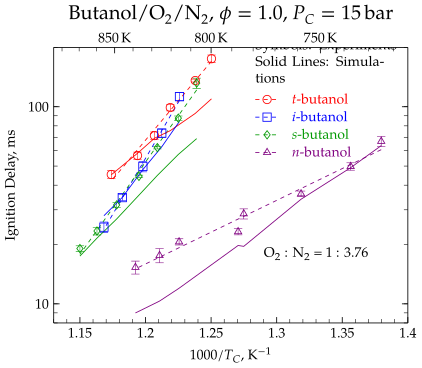

gnuplot code for this plot:
reset
set term postscript enhanced eps font "Times,18" color size 9cm,7cm dl 2.0
set output "buoh-15sim.eps"
set yrange[8:200]
set logscale y
set xrange [1.13:1.40]
set xlabel "1000/{/Times-Italic T_{/*0.75 C}}, 1/K"
set ylabel "Ignition Delay, ms" offset 2
set title "{/=24 Butanol/O_{2}/N_{2}, {/Times-Italic P_{/*0.75 C}}=15 bar, {/Symbol f}=1.0}" offset 0,-0.75
set key at 1.27,120 Left reverse width -11 height 0.25 spacing 1.1 tc variable font ",14" samplen 0.5
set mxtics
set mx2tics 5
set xtics scale 1.25,0.75 nomirror

inv2k(x) = 1000./x
set x2tics ("" inv2k(600)) scale 1.25,0.75
do for [temp=650:900:50] {
t = sprintf("%g K",temp)
set x2tics add (t inv2k(temp))
set x2tics add ("" inv2k(temp+10) 1)
set x2tics add ("" inv2k(temp+20) 1)
set x2tics add ("" inv2k(temp+30) 1)
set x2tics add ("" inv2k(temp+40) 1)
}

set ytics scale 1.25,0.75
set bmargin 3.5

set label at 1.3,18 "{/=16 O_{2} : N_{2} = 1 : 3.76}"
set label at 1.27,160 "{/=14 Points: Experiments}\n{/=14 Solid Lines: Simulations}"

fs(x) = As + Eas*x
fit fs(x) 'buoh-15sim.txt' i 0 u 1:(log($2)) via As,Eas
fi(x) = Ai + Eai*x
fit fi(x) 'buoh-15sim.txt' i 1 u 1:(log($2)) via Ai,Eai
fn(x) = An + Ean*x
fit fn(x) 'buoh-15sim.txt' i 2 u 1:(log($2)) via An,Ean
ft(x) = At + Eat*x
fit ft(x) 'buoh-15sim.txt' i 3 u 1:(log($2)) via At,Eat

plot "buoh-15sim.txt" i 3 u 1:2:3 w errorbars lt 1 lc rgb "#FF0000" pt 06 ps 1.5 notitle,\
     "buoh-15sim.txt" i 3 u 1:2 w points lc rgb "#FF0000" pt 06 ps 1.5 title "{/Times-Italic t}-Butanol",\
     "buoh-15sim.txt" i 3 u 1:4 w lines lw 1.5 lc rgb "#FF0000" lt 1 notitle,\
     "buoh-15sim.txt" i 1 u 1:2:3 w errorbars lt 1 lc rgb "#0000FF" pt 04 ps 1.5 notitle,\
     "buoh-15sim.txt" i 1 u 1:2 w points lc rgb "#0000FF" pt 04 ps 1.5 title "{/Times-Italic i}-Butanol",\
     "buoh-15sim.txt" i 1 u 1:4 w lines lw 1.5 lc rgb "#0000FF" lt 1 notitle,\
     "buoh-15sim.txt" i 0 u 1:2:3 w errorbars lt 1 lc rgb "#006400" pt 12 ps 1.5 notitle,\
     "buoh-15sim.txt" i 0 u 1:2 w points lc rgb "#006400" pt 12 ps 1.5 title "{/Times-Italic s}-Butanol",\
     "buoh-15sim.txt" i 0 u 1:4 w lines lw 1.5 lc rgb "#006400" lt 1 notitle,\
     "buoh-15sim.txt" i 2 u 1:2:3 w errorbars lt 1 lc rgb "#FF00FF" pt 8 ps 1.5 notitle,\
     "buoh-15sim.txt" i 2 u 1:2 w points lc rgb "#FF00FF" pt 8 ps 1.5 title "{/Times-Italic n}-Butanol",\
     "buoh-15sim.txt" i 2 u 1:4 w lines lw 1.5 lc rgb "#FF00FF" lt 1 notitle,\
     (1.1500 < x && x< 1.2390) ? exp(fs(x)):1/0 w lines lt 2 lw 1.5 lc rgb "#006400" notitle,\
     (1.1683 < x && x< 1.2259) ? exp(fi(x)):1/0 w lines lt 2 lw 1.5 lc rgb "#0000FF" notitle,\
     (1.1923 < x && x< 1.3797) ? exp(fn(x)):1/0 w lines lt 2 lw 1.5 lc rgb "#FF00FF" notitle,\
     (1.1739 < x && x< 1.2503) ? exp(ft(x)):1/0 w lines lt 2 lw 1.5 lc rgb "#FF0000" notitle
set output
